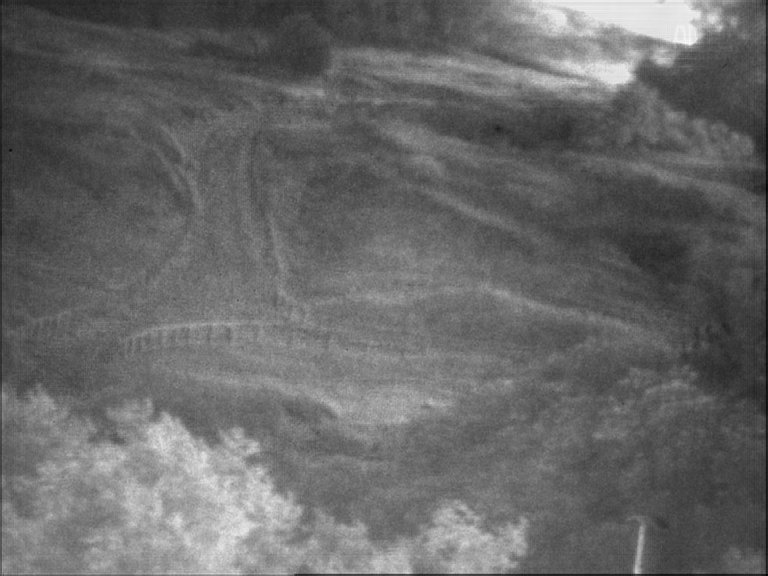
#> input picture 01-11 Attention/生成图2/CCSSSvi8264/fused10_mix_10.png, 768 x 576 px; its folder holds only this picture in this run
$ python -i generate.py   (imports and definitions only)
#> lines starting #> are read from the running program, lines starting #| are printed output that depends on the picture
#> further down, picture is the input picture: shape (576, 768, 3); min 0, max 255, mean 103.2
# Use a trained DenseFuse Net to generate fused images

import tensorflow as tf
import numpy as np
import attention
from datetime import datetime

from fusion_l1norm import L1_norm, L1_norm_attention
from densefuse_net import DenseFuseNet
from utils import get_images, save_images, get_train_images, get_train_images_rgb
from fusion_addition import Strategy
import cv2
import attention
TRAINING_IMAGE_SHAPE = (256, 256, 1) # (height, width, color_channels)
TRAINING_IMAGE_SHAPE_OR = (256, 256, 1) # (height, width, color_channels)

def guideFilter(I, p, winSize, eps):

    mean_I = cv2.blur(I, winSize)      # I的均值平滑
    mean_p = cv2.blur(p, winSize)      # p的均值平滑

    mean_II = cv2.blur(I * I, winSize) # I*I的均值平滑
    mean_Ip = cv2.blur(I * p, winSize) # I*p的均值平滑

    var_I = mean_II - mean_I * mean_I  # 方差
    cov_Ip = mean_Ip - mean_I * mean_p # 协方差

    a = cov_Ip / (var_I + eps + 0.0000001)         # 相关因子a
    b = mean_p - a * mean_I            # 相关因子b

    mean_a = cv2.blur(a, winSize)      # 对a进行均值平滑
    mean_b = cv2.blur(b, winSize)      # 对b进行均值平滑

    q = mean_a * I + mean_b

    return q

def RollingGuidance(I, sigma_s, sigma_r, iteration):
	sigma_s = (sigma_s, sigma_s)
	out = cv2.GaussianBlur(I, sigma_s, 0)
	for i in range(iteration):
		out = guideFilter(out, I, sigma_s, sigma_r*sigma_r)

	return out

def Grad(I1):
    G1=[]
    L1=[]
    G1.append(I1)
    sigma_s = 3
    sigma_r = [0.5, 0.5, 0.5, 0.5]
    iteration = [4, 4, 4, 4]
    indice=(1,2,3)
    for i in indice:
        G1.append(RollingGuidance(G1[i-1],sigma_s,sigma_r[i-1],iteration[i-1]))
        L1.append(G1[i-1]-G1[i])
        sigma_s = 3 * sigma_s
#> this loop made 3 passes
#> pass 1, in guideFilter, `mean_II = cv2.blur(I * I, winSize)`:
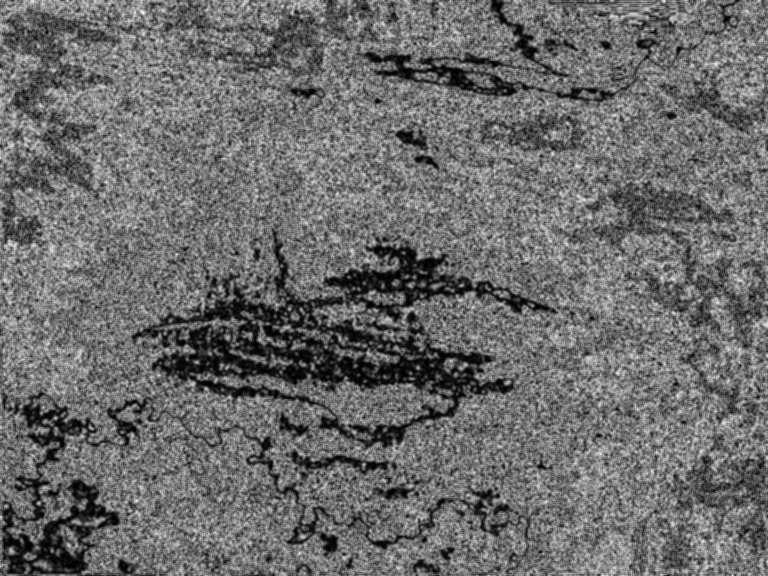
#> mean_II: shape (576, 768, 3); min 0, max 249, mean 107.6
#> after the loop, G1 = 4 items; L1 = 3 items; sigma_s = 81
    sigma_s = (3, 3)
    G1.append(cv2.GaussianBlur(G1[3], sigma_s, 0))
    L1.append(G1[3]-G1[4])
    L1.append(G1[4])
    grad = L1[0]
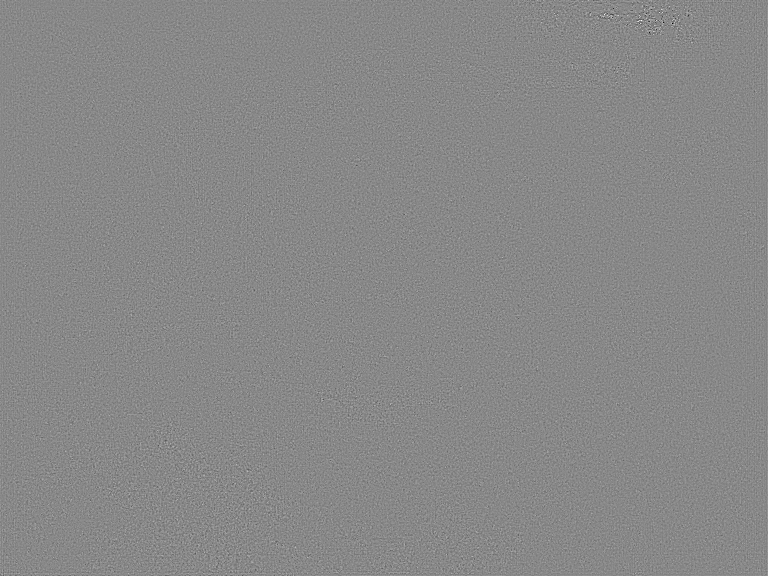
#> grad: shape (576, 768, 3) float64; min -68.26, max 59.44, mean 0; drawn with min black and max white
    return grad

# [502 lines left out: functions generate, _handler, _handler_l1, _handler_video, _handler_rgb, _handler_rgb_l1 and 3 more, not called in this run]
			#save_images(ir_path, feature_map_vis_out, output_path,
			#            prefix='fused' + str(index), suffix='vis' + str(ssim_weight))
			#save_images(ir_path, feature_map_ir_out, output_path,
			#            prefix='fused' + str(index), suffix='ir' + str(ssim_weight))

>>> import cv2
>>> picture = cv2.imread('CCSSSvi8264/fused10_mix_10.png')
>>> result = Grad(picture)

$ run again, on 01-11 Attention/生成图2/CCSSSvi8264/fused11_mix_10.png
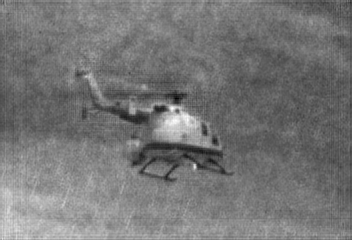
#> input picture 01-11 Attention/生成图2/CCSSSvi8264/fused11_mix_10.png, 352 x 240 px
#> picture is the input picture: shape (240, 352, 3); min 0, max 255, mean 117.5
#> the loop in Grad, `for i in indice:` made 3 passes
#> pass 1, in guideFilter, `mean_II = cv2.blur(I * I, winSize)`:
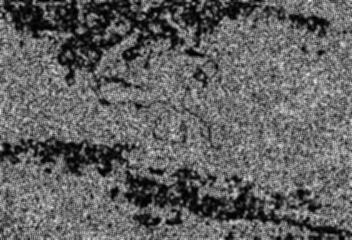
#> mean_II: shape (240, 352, 3); min 0, max 235, mean 97.6
#> after the loop in Grad, `for i in indice:`: G1 = 4 items; L1 = 3 items; sigma_s = 81
#> in Grad, `grad = L1[0]`:
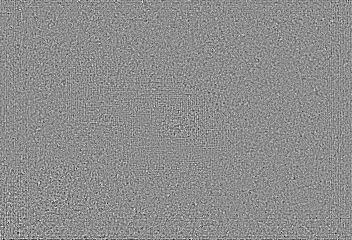
#> grad: shape (240, 352, 3) float64; min -30.49, max 24.41, mean 0; drawn with min black and max white

$ run again, on 01-11 Attention/生成图2/CCSSSvi8264/fused12_mix_10.png
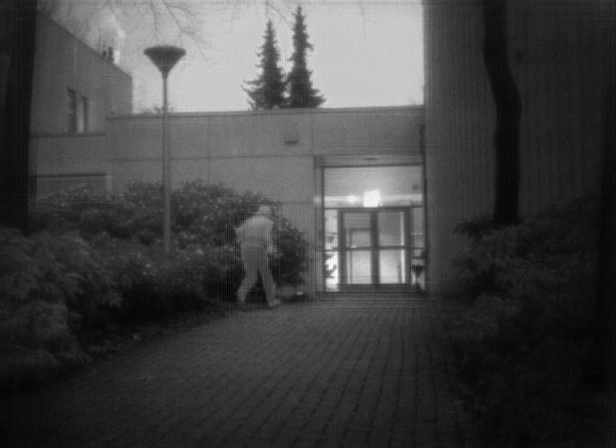
#> input picture 01-11 Attention/生成图2/CCSSSvi8264/fused12_mix_10.png, 616 x 448 px
#> picture is the input picture: shape (448, 616, 3); min 0, max 255, mean 66.6
#> the loop in Grad, `for i in indice:` made 3 passes
#> pass 1, in guideFilter, `mean_II = cv2.blur(I * I, winSize)`:
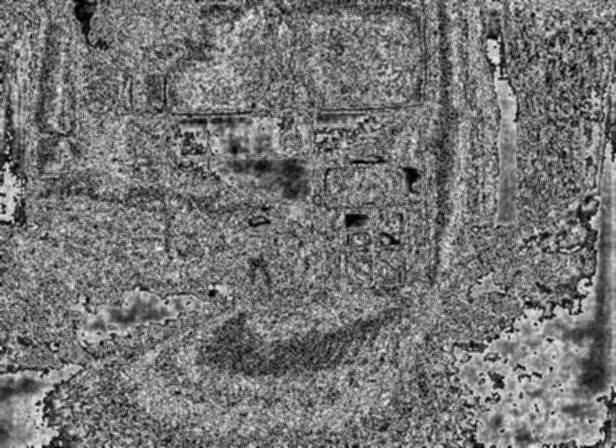
#> mean_II: shape (448, 616, 3); min 0, max 249, mean 116.1
#> after the loop in Grad, `for i in indice:`: G1 = 4 items; L1 = 3 items; sigma_s = 81

$ run again, on 01-11 Attention/生成图2/CCSSSvi8264/fused13_mix_10.png
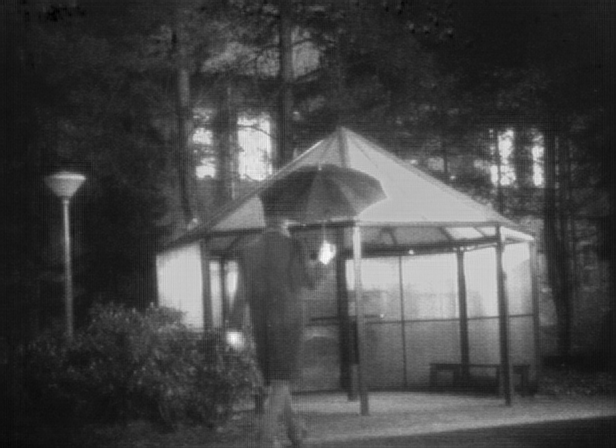
#> input picture 01-11 Attention/生成图2/CCSSSvi8264/fused13_mix_10.png, 616 x 448 px
#> picture is the input picture: shape (448, 616, 3); min 0, max 255, mean 69.6
#> the loop in Grad, `for i in indice:` made 3 passes
#> pass 1, in guideFilter, `mean_II = cv2.blur(I * I, winSize)`:
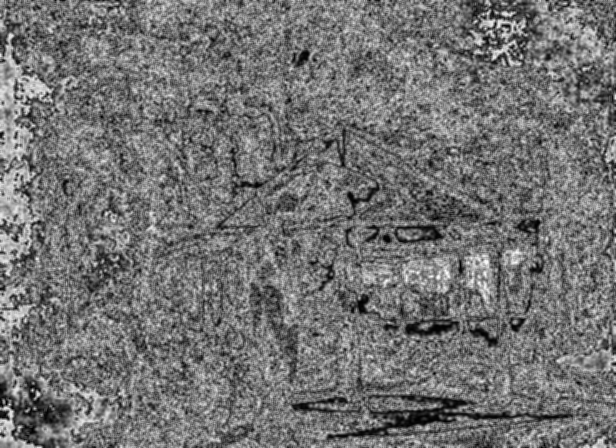
#> mean_II: shape (448, 616, 3); min 0, max 249, mean 114.5
#> after the loop in Grad, `for i in indice:`: G1 = 4 items; L1 = 3 items; sigma_s = 81
#> in Grad, `grad = L1[0]`:
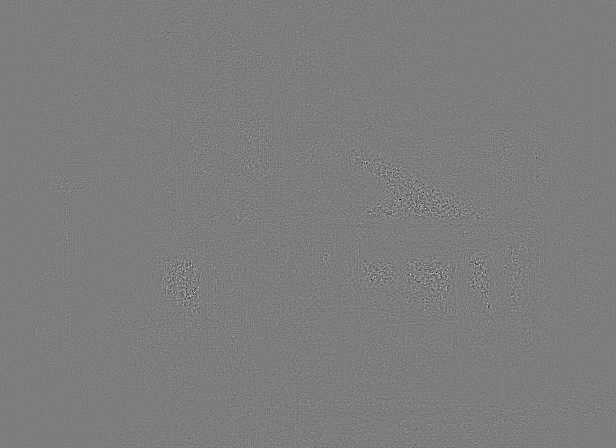
#> grad: shape (448, 616, 3) float64; min -77.52, max 79.97, mean 0; drawn with min black and max white
